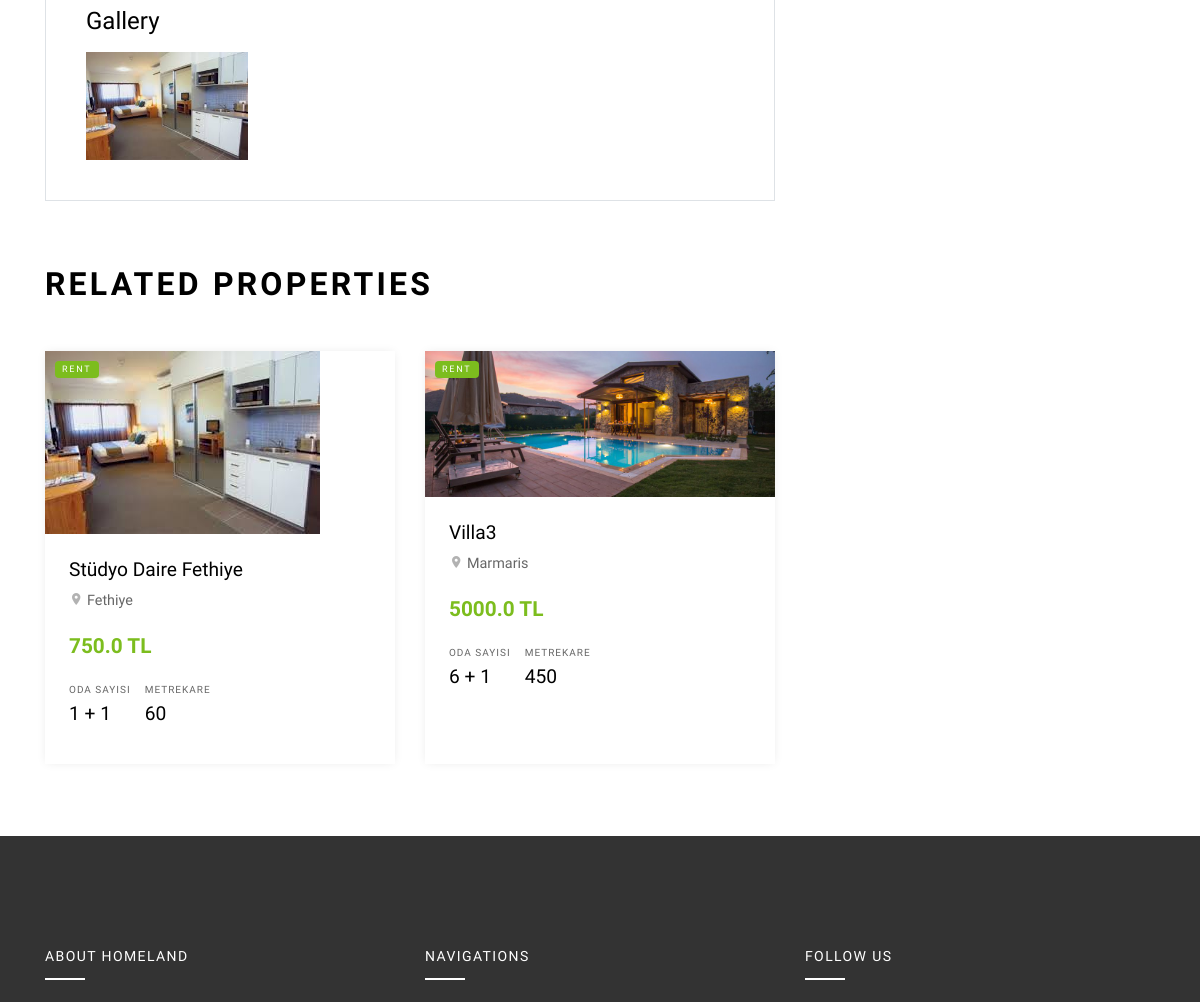
Before: /property/4/Studyo-Daire-Fethiye/ (middle part) with the older database file.
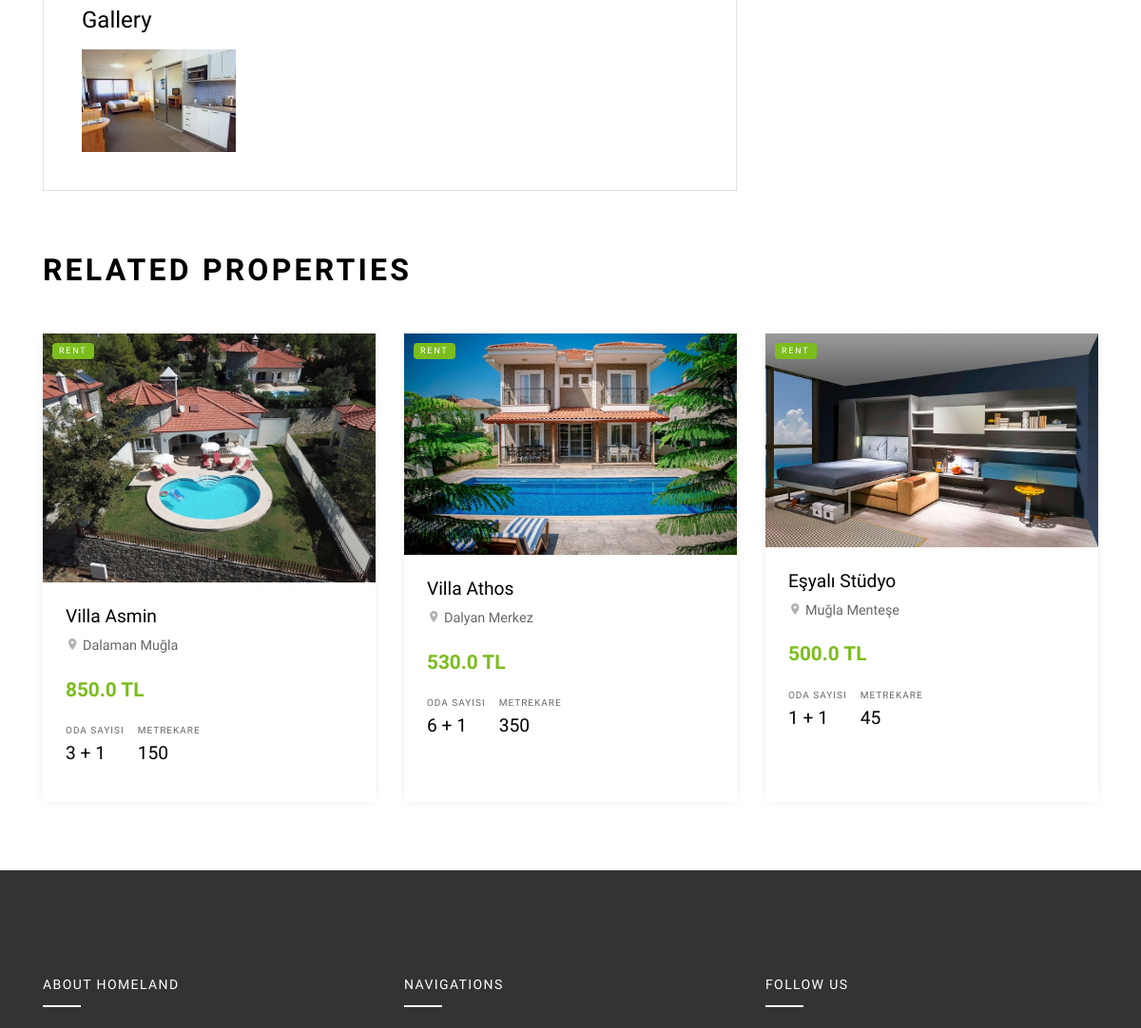
After: the same page with the newer database file.
### property/models.py (models this page shows, shortened)
class Properties(models.Model):
    STATUS = (
        ('New', 'New'),
        ('True', 'Confirmed'),
        ('False', 'Declined'),
    )
    user = models.ForeignKey(User, on_delete=models.CASCADE, null=True)
    category = models.ForeignKey(Category, on_delete=models.CASCADE, null=True)
    title = models.CharField(max_length=150)
    keywords = models.CharField(max_length=255)
    description = models.CharField(max_length=255)
    image = models.ImageField(blank=True, upload_to='images/')
    price = models.FloatField(blank=True,)
    address = models.CharField(max_length=255)
    room = models.IntegerField(blank=True,)
    year = models.IntegerField(blank=True, )
    sqm = models.IntegerField(blank=True,)
    detail = RichTextUploadingField()
    slug = models.SlugField(null=True, unique=True)
    status = models.CharField(max_length=10, choices=STATUS,default='New')
    create_at = models.DateTimeField(auto_now_add=True)
    update_at = models.DateTimeField(auto_now=True)

### home/views.py (the view)
# urls.py: path('property/<int:id>/<slug:slug>/', views.property_detail, name='property_detail'),
def property_detail(request,id,slug):
    category = Category.objects.all()
    property = Properties.objects.get(pk=id)
    images = Galeri.objects.filter(property_id=id)
    newproperties = Properties.objects.filter(status='True').order_by('-id')[:3]
    comments = PropetyComment.objects.filter(property_id=id, status='True')
    context = {'category': category,
               'property': property,
               'images': images,
               'newproperties': newproperties,
               'comments': comments,
               }
    return render(request, 'property_detail.html', context)

### home/templates/property_detail.html (shortened to what this page needs)
{% extends "homebase.html" %}
{% load static %}
{% block content %}
    <div class="site-section site-section-sm">
        <div class="container">
            <div class="row">
                <div class="col-lg-8">
                    <div class="bg-white property-body border-bottom border-left border-right">
                        <div class="row no-gutters mt-5">
                            <div class="col-12">
                                <h2 class="h4 text-black mb-3">Gallery</h2>
                            </div>
                            <div class="col-sm-6 col-md-4 col-lg-3">
                                <a href="{{ property.image.url }}" class="image-popup gal-item"><img src="{{ property.image.url }}" alt="Image" class="img-fluid"></a>
                            </div>
                        </div>
                    </div>
                </div>
                <div class="col-lg-4">
                        {% load mptt_tags %}
                </div>
            </div>
        </div>
    </div>
    <div class="container">
        <div class="row">
            <div class="col-12">
                <div class="site-section-title mb-5">
                    <h2>Related Properties</h2>
                </div>
            </div>
        </div>
        <div class="row mb-5">
            {% for rs in newproperties %}
                <div class="col-md-6 col-lg-4 mb-4">
                    <div class="property-entry h-100">
                        <a href="/property/{{ rs.id }}/{{ rs.slug }}" class="property-thumbnail">
                            <div class="offer-type-wrap">
                                <span class="offer-type bg-success">Rent</span>
                            </div>
                            <img src="{{ rs.image.url }}" alt="Image" class="img-fluid">
                        </a>
                        <div class="p-4 property-body">
                            <h2 class="property-title"><a href="/product/{{ rs.id }}/{{ rs.slug }}">{{ rs.title }}</a></h2>
                            <span class="property-location d-block mb-3"><span class="property-icon icon-room"></span> {{ rs.address }}</span>
                            <strong class="property-price text-primary mb-3 d-block text-success">{{ rs.price }} TL</strong>
                            <ul class="property-specs-wrap mb-3 mb-lg-0">
                                <li>
                                    <span class="property-specs">Oda Sayısı</span>
                                    <span class="property-specs-number">{{ rs.room }} + 1</span>
                                </li>
                                <li>
                                    <span class="property-specs">Metrekare</span>
                                    <span class="property-specs-number">{{ rs.sqm }}</span>
                                </li>
                            </ul>
                        </div>
                    </div>
                </div>
            {% endfor %}
        </div>
    </div>
{% endblock %}

Changed rows visible on the page:
no longer on one of the page's lists (row edited): Properties: title "Stüdyo Daire Fethiye", address "Fethiye", price "750.0", room "1", sqm "60"
removed Properties: image (picture), title "Villa3", address "Marmaris", price "5000.0", room "6", sqm "450"
added Properties: image (picture), title "Villa Asmin", address "Dalaman Muğla", price "850.0", room "3", sqm "150"
added Properties: image (picture), title "Villa Athos", address "Dalyan Merkez", price "530.0", room "6", sqm "350"
now on this page (row edited): Properties: image (picture), title "Eşyalı Stüdyo", address "Muğla Menteşe", price "500.0", room "1", sqm "45"
